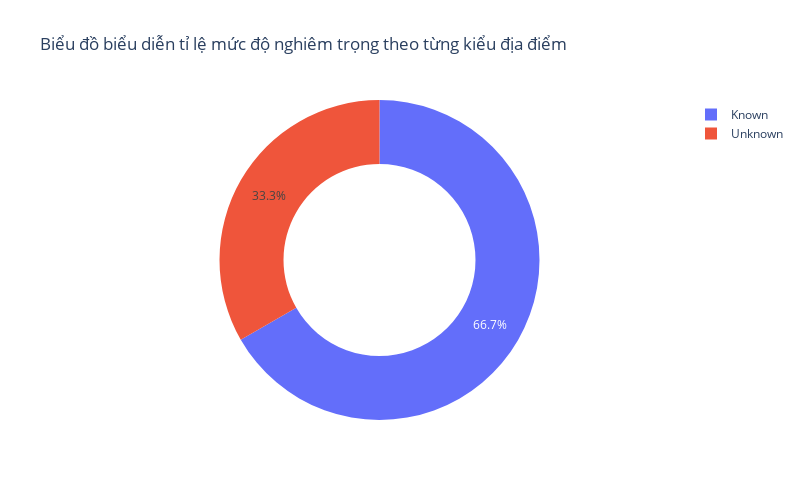

This figure's notebook cell:
### Markdown cell above
`Donut chart` rất phù hợp để quan sát tỉ lệ tweet có địa điểm đã biết và chưa biết.

### Code cell
pie_chart1=go.Pie(labels=location,values=lcount,hole=0.6)

my_layout=go.Layout(title='Biểu đồ biểu diễn tỉ lệ mức độ nghiêm trọng theo từng kiểu địa điểm',
                    height=500,width=800)

iplot({'data':pie_chart1, 'layout':my_layout})

### Figure 1 — Plotly figure (JSON) as saved in the notebook; plotly's stock layout.template omitted (floating-point values rounded to 4 significant figures)
{"data": [{"hole": 0.6, "labels": ["Known", "Unknown"], "type": "pie", "values": [5078, 2535]}], "layout": {"height": 500, "title": {"text": "Biểu đồ biểu diễn tỉ lệ mức độ nghiêm trọng theo từng kiểu địa điểm"}, "width": 800}}
